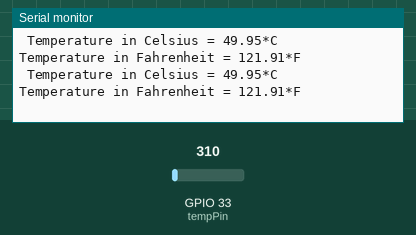
This sketch was run on a simulated ESP32. Shown: the last lines printed to the serial monitor. The test bench sets the inputs (shaded band); at power-on: GPIO 33 (tempPin) = 310.

Above: at 2.8 s.
2.9 s: GPIO 33 (tempPin) set to 372
At 4.6 s:
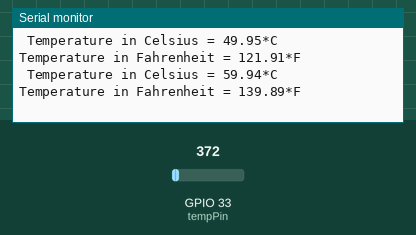
5.6 s: GPIO 33 (tempPin) set to 434
At 6.4 s:
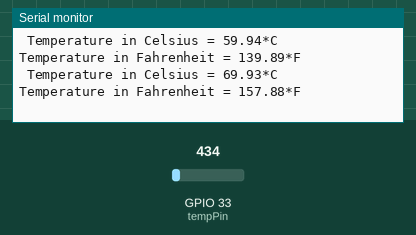
Timing chart, 0 to 8.6 s (numbered marks = the images above; inputs shaded):
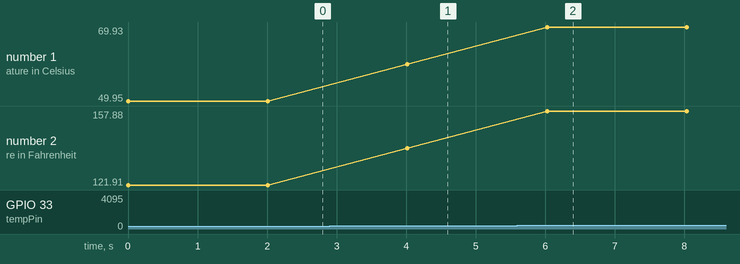

The sketch:

Temperature_Sensor.ino
```cpp
const int tempPin = 33;                          // pin 33 of port P1 connected to LM35 output
int Value;
double milivlt,Cel,Far;
void setup()
{
Serial.begin(9600);
}
void loop()
{
Value = analogRead(tempPin);                    //read sensor output value
milivlt = (Value / 2048.0) * 3300;              // converting it to millivots.
Cel = milivlt * 0.1;                            // calculating temperature in Celsius
Far = (Cel * 1.8) + 32;                         // convert from C to Fahrenheit
Serial.print(" Temperature in Celsius = ");
Serial.print(Cel);
Serial.print("*C");
Serial.print("\t Temperature in Fahrenheit = ");
Serial.print(Far);
Serial.println("*F");
delay(2000);                                    //check the temperature every 2 second
}
```

Measured:
- after the input at 2.9 s, the serial monitor: prints a new line after 1.1 s (image 1)
- after the input at 5.6 s, the serial monitor: prints a new line after 0.43 s (image 2)
- plotted number 1: 49.95 → 59.94 after the input at 2.9 s, 59.94 → 69.93 after the input at 5.6 s
- plotted number 2: 121.91 → 139.89 after the input at 2.9 s, 139.89 → 157.88 after the input at 5.6 s
